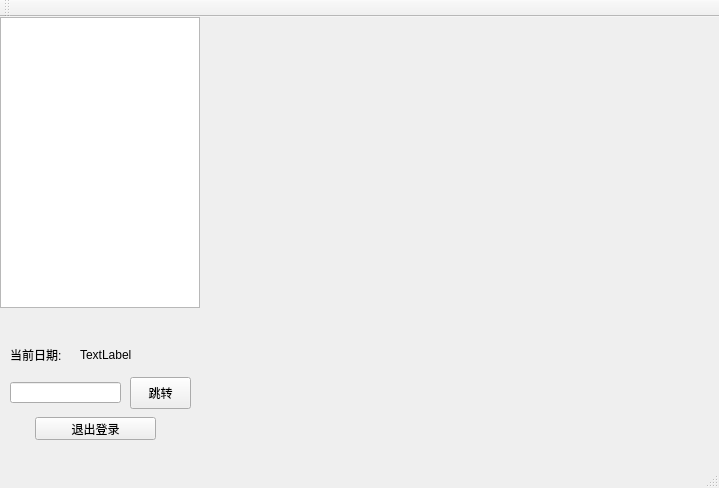
<?xml version="1.0" encoding="UTF-8"?>
<ui version="4.0">
 <class>MainWindow</class>
 <widget class="QMainWindow" name="MainWindow">
  <property name="geometry">
   <rect>
    <x>0</x>
    <y>0</y>
    <width>719</width>
    <height>488</height>
   </rect>
  </property>
  <property name="windowTitle">
   <string>MainWindow</string>
  </property>
  <widget class="QWidget" name="centralWidget">
   <widget class="QListWidget" name="side_bar">
    <property name="geometry">
     <rect>
      <x>0</x>
      <y>0</y>
      <width>200</width>
      <height>291</height>
     </rect>
    </property>
   </widget>
   <widget class="QStackedWidget" name="container">
    <property name="geometry">
     <rect>
      <x>220</x>
      <y>0</y>
      <width>500</width>
      <height>480</height>
     </rect>
    </property>
    <property name="autoFillBackground">
     <bool>true</bool>
    </property>
    <property name="currentIndex">
     <number>-1</number>
    </property>
   </widget>
   <widget class="QPushButton" name="logout">
    <property name="geometry">
     <rect>
      <x>35</x>
      <y>400</y>
      <width>121</width>
      <height>23</height>
     </rect>
    </property>
    <property name="text">
     <string>退出登录</string>
    </property>
   </widget>
   <widget class="QLabel" name="time">
    <property name="geometry">
     <rect>
      <x>80</x>
      <y>330</y>
      <width>111</width>
      <height>16</height>
     </rect>
    </property>
    <property name="text">
     <string>TextLabel</string>
    </property>
   </widget>
   <widget class="QLineEdit" name="e_date">
    <property name="geometry">
     <rect>
      <x>10</x>
      <y>365</y>
      <width>111</width>
      <height>21</height>
     </rect>
    </property>
   </widget>
   <widget class="QPushButton" name="skip">
    <property name="geometry">
     <rect>
      <x>130</x>
      <y>360</y>
      <width>61</width>
      <height>32</height>
     </rect>
    </property>
    <property name="text">
     <string>跳转</string>
    </property>
   </widget>
   <widget class="QLabel" name="label">
    <property name="geometry">
     <rect>
      <x>10</x>
      <y>330</y>
      <width>60</width>
      <height>16</height>
     </rect>
    </property>
    <property name="text">
     <string>当前日期:</string>
    </property>
   </widget>
   <zorder>container</zorder>
   <zorder>side_bar</zorder>
   <zorder>logout</zorder>
   <zorder>time</zorder>
   <zorder>e_date</zorder>
   <zorder>skip</zorder>
   <zorder>label</zorder>
  </widget>
  <widget class="QMenuBar" name="menuBar">
   <property name="geometry">
    <rect>
     <x>0</x>
     <y>0</y>
     <width>719</width>
     <height>22</height>
    </rect>
   </property>
  </widget>
  <widget class="QToolBar" name="mainToolBar">
   <attribute name="toolBarArea">
    <enum>TopToolBarArea</enum>
   </attribute>
   <attribute name="toolBarBreak">
    <bool>false</bool>
   </attribute>
  </widget>
  <widget class="QStatusBar" name="statusBar"/>
 </widget>
 <layoutdefault spacing="6" margin="11"/>
 <resources/>
 <connections>
  <connection>
   <sender>side_bar</sender>
   <signal>currentRowChanged(int)</signal>
   <receiver>container</receiver>
   <slot>setCurrentIndex(int)</slot>
   <hints>
    <hint type="sourcelabel">
     <x>132</x>
     <y>166</y>
    </hint>
    <hint type="destinationlabel">
     <x>375</x>
     <y>290</y>
    </hint>
   </hints>
  </connection>
 </connections>
</ui>
